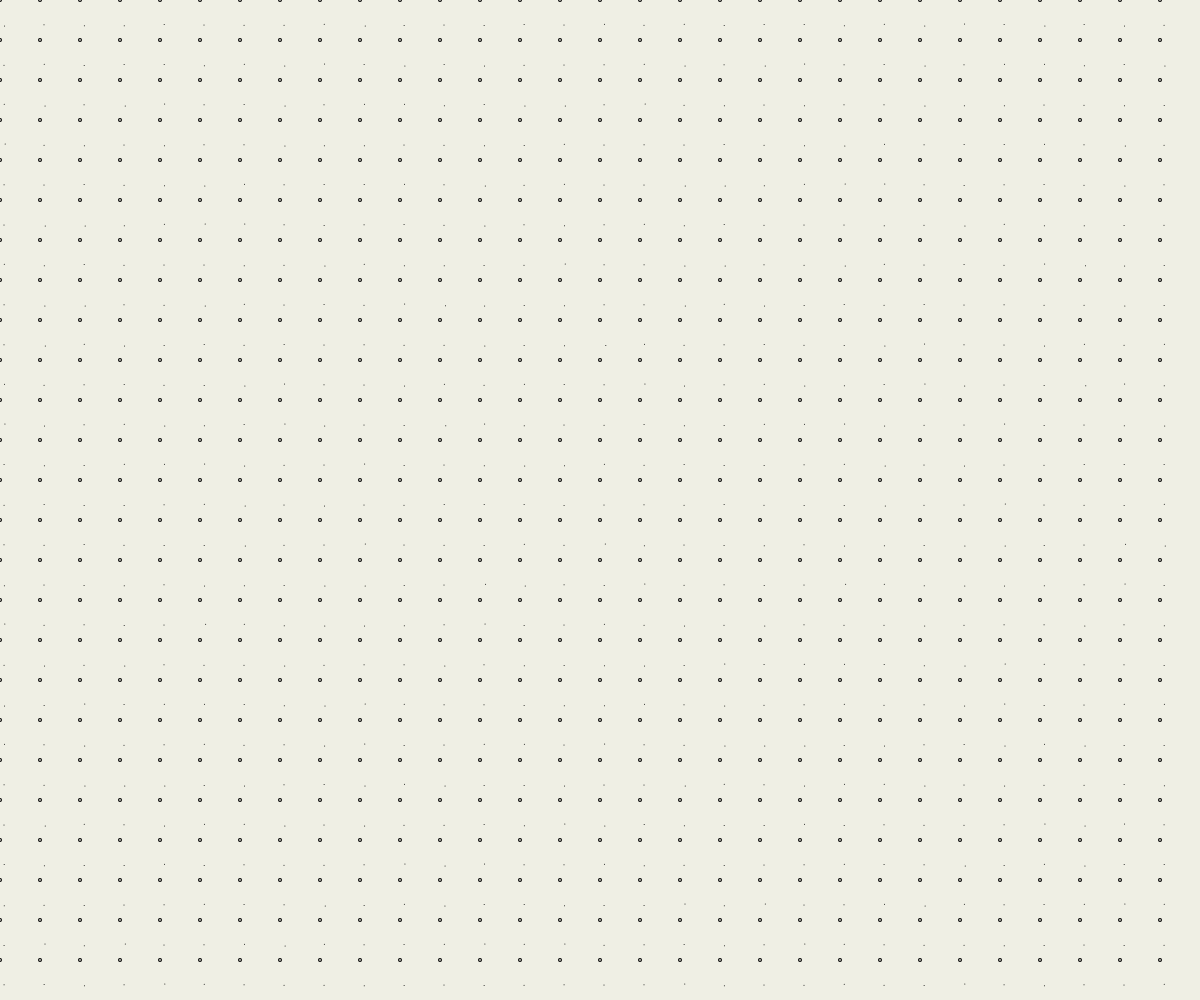
Frame 1 (no input)
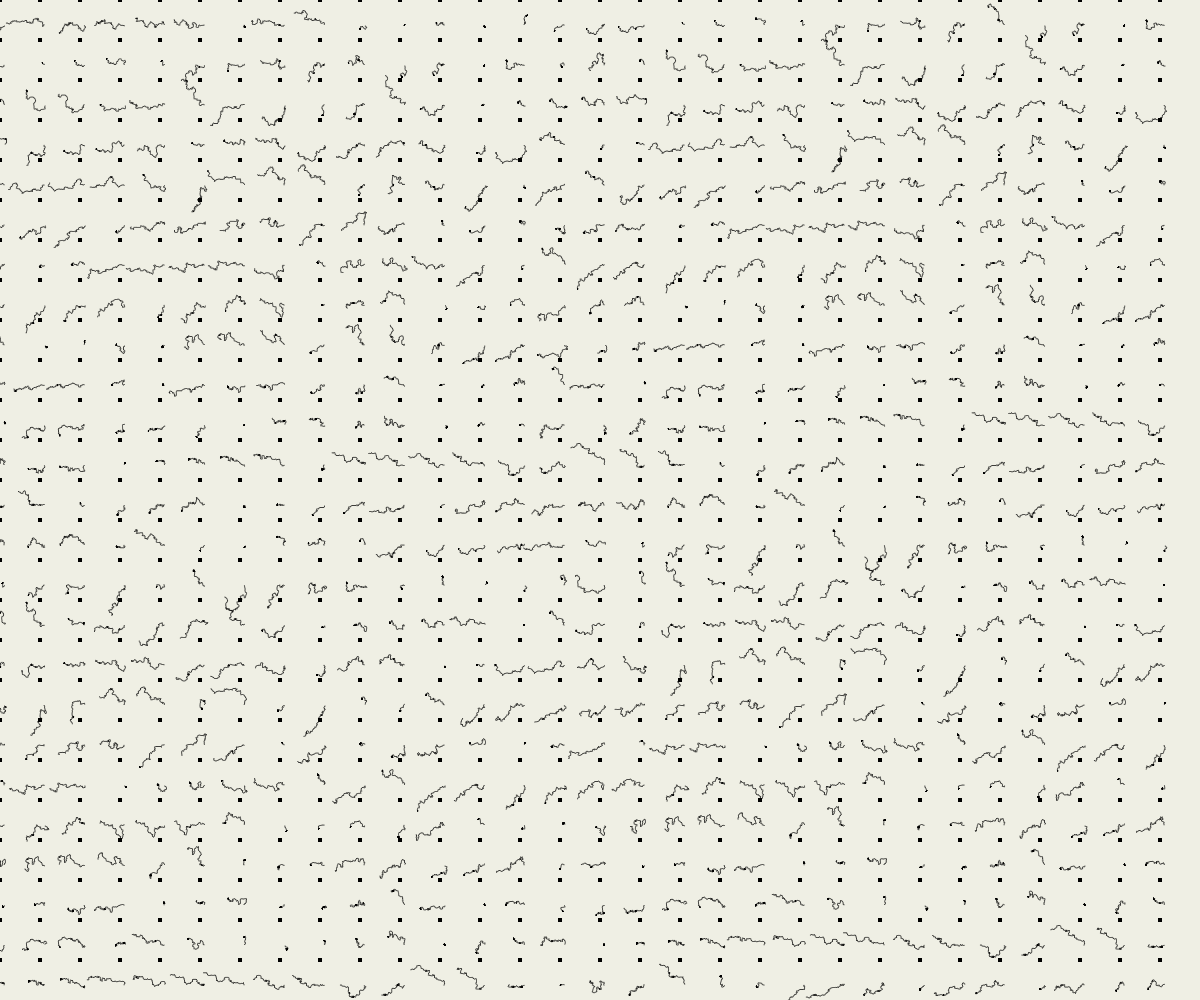
Frame 60 (no input)
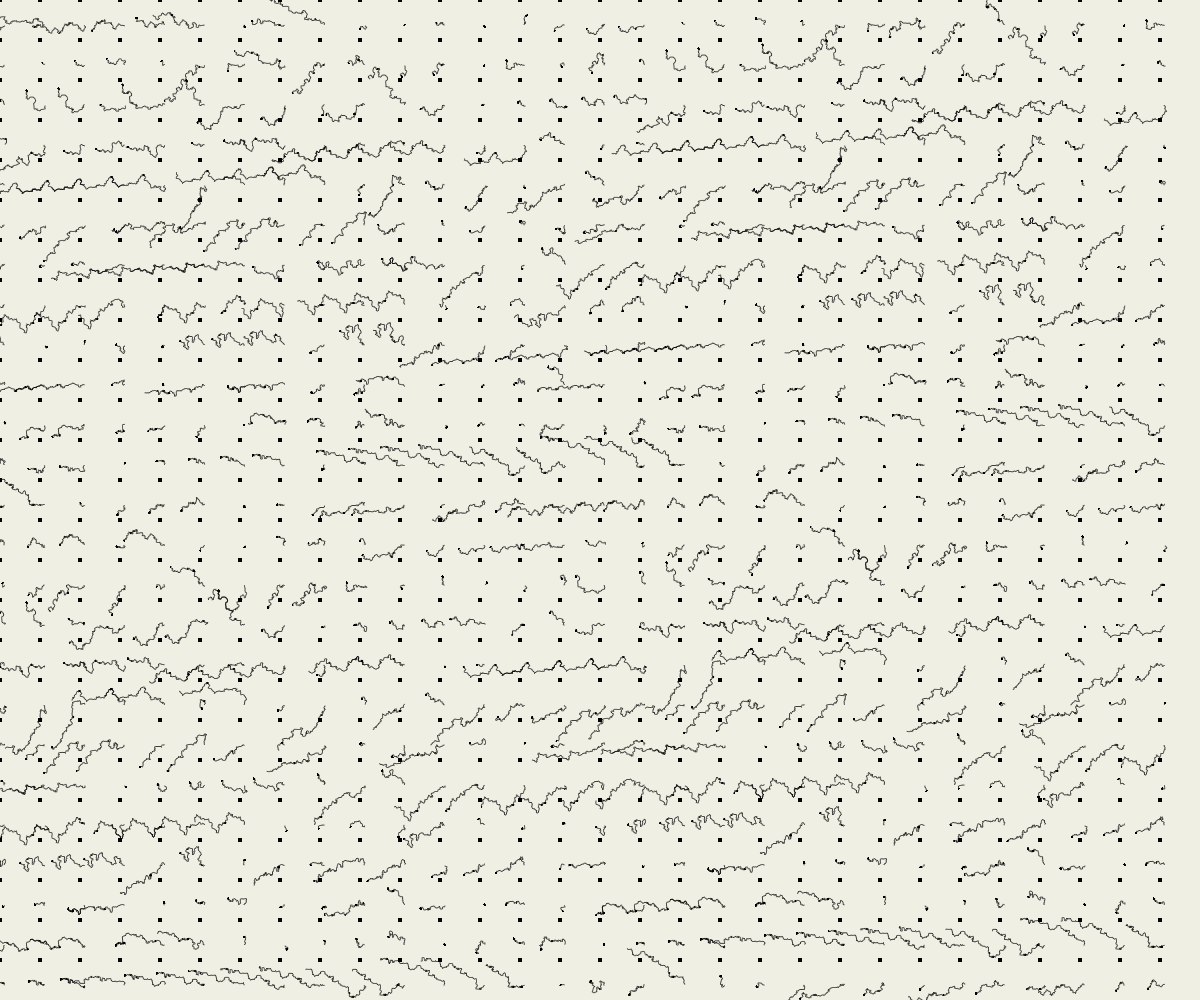
Frame 120 (the mouse pressed at the canvas centre since frame 60)

The p5.js sketch that drew these frames (run headless with seeded random() and noise() and a simulated clock; from frame 60 on, the mouse is pressed at the canvas centre):

// p5.js sketch
// ── sketch.js
let points = [];
let scribles = [];
var mult = 0.5;

let pencils = ["#b01f35", "#338cc7", "#000000", "#085838"];
let color;
function setup() {
    createCanvas(windowWidth, windowHeight);
    background("#efefe4");
    angleMode(DEGREES);
    noiseDetail(1);
    frameRate(10000);
    var density = 30;
    var space = width / density;
    for (let x = 0; x < width; x += space) {
        for (let y = 0; y < height; y += space) {
            var p = createVector(x, y);
            var s = createVector(x + 5, y + 5);
            points.push(p);
            scribles.push(s);
        }

    }
    color = pencils[Math.floor(random(0, 3))]
}

function draw() {
    // noStroke();
    strokeWeight(3);
    var density = 30;
    var space = width / density;
    for (let i = 0; i < points.length; i++) {
        fill(0);
        scribles[i].add(createVector(cos(angle), sin(angle)));
        ellipse(points[i].x, points[i].y, 1);
    }

    strokeWeight(0);
    fill(color);
    for (let i = 0; i < scribles.length; i++) {

        var angle = map(noise(scribles[i].x * mult, scribles[i].y * mult), 0, 1, 0, 720);
        scribles[i].add(createVector(cos(angle), sin(angle)));
        ellipse(scribles[i].x, scribles[i].y + (space / 2), 1);

    }
}
